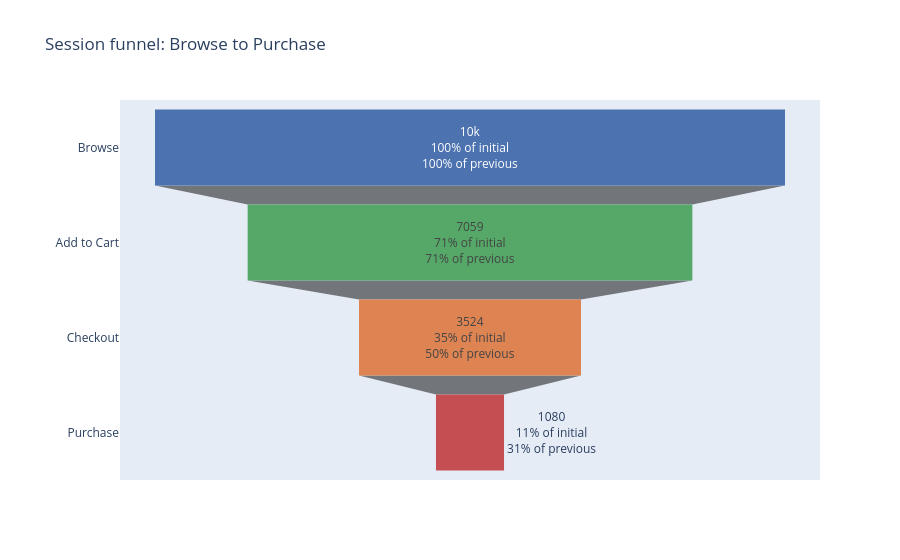

Notebook code cell kept with this figure:
### Code cell
fig = go.Figure(go.Funnel(
    y=overall["Stage"], x=overall["Sessions"],
    textinfo="value+percent previous+percent initial",
    marker={"color": ["#4C72B0", "#55A868", "#DD8452", "#C44E52"]},
))
fig.update_layout(title="Session funnel: Browse to Purchase", margin={"l": 120})
fig.show()

try:
    fig.write_image(str(IMG_DIR / "01_funnel.png"), scale=2)   # needs: pip install kaleido
except Exception:
    fig2, ax = plt.subplots(figsize=(8, 4))
    sns.barplot(data=overall, y="Stage", x="Sessions", ax=ax)
    for i, r in overall.iterrows():
        ax.text(r["Sessions"], i, f"  {r['Sessions']:,} ({r['Overall Conv %']:.1f}%)", va="center")
    ax.set_title("Session funnel: Browse to Purchase")
    ax.set_xlim(0, overall["Sessions"].max() * 1.25)
    save_fig("01_funnel")
    plt.close(fig2)

from IPython.display import Image
display(Image(filename=str(IMG_DIR / "01_funnel.png")))   # static copy, also renders on GitHub

### Figure 1 — Plotly figure (JSON) as saved in the notebook; plotly's stock layout.template omitted (floating-point values rounded to 4 significant figures)
{"data": [{"marker": {"color": ["#4C72B0", "#55A868", "#DD8452", "#C44E52"]}, "textinfo": "value+percent previous+percent initial", "type": "funnel", "x": [10000, 7059, 3524, 1080], "y": ["Browse", "Add to Cart", "Checkout", "Purchase"]}], "layout": {"margin": {"l": 120}, "title": {"text": "Session funnel: Browse to Purchase"}}}
